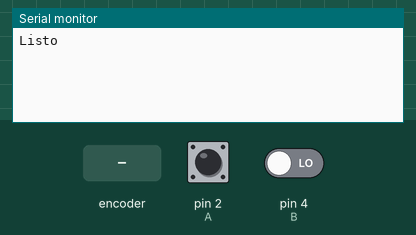
Recording of a sketch running on a simulated Arduino Uno, built with avr-gcc and run on an emulated ATmega328P. Parts: the last lines printed to the serial monitor. The inputs (shaded band) are chosen by the test bench; at power-on: pin 2 (A) HIGH, pin 4 (B) LOW.

Above: at 1.2 s.
1.3 s: rotary encoder on pin 2 (A) / pin 4 (B) turned 1 step (first pin leading)
At 2.6 s:
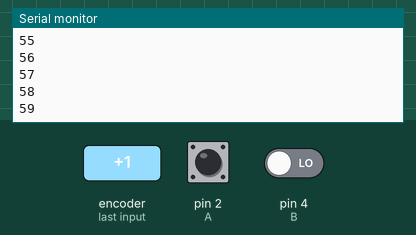
3.0 s: rotary encoder on pin 2 (A) / pin 4 (B) turned 2 steps (second pin leading)
At 3.7 s:
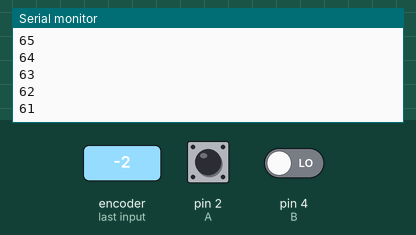
Timing chart, 0 to 6.0 s (numbered marks = the images above; inputs shaded):
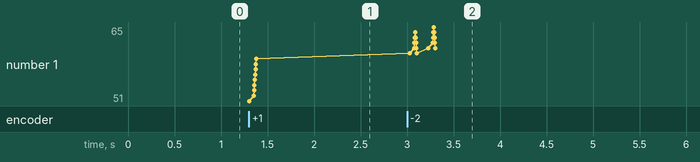

Measured:
- after the input at 1.3 s, the serial monitor: prints a new line at once (image 1)
- after the input at 3.0 s, the serial monitor: prints a new line at once (image 2)
- plotted number 1: 59 → 61 after the input at 3.0 s

The sketch:

CodificadorRotatorio.ino
```cpp
int A = 2;
int B = 4;
int ANTERIOR = 50;

volatile int POSICION = 50;

void setup() {
  pinMode(A, INPUT);
  pinMode(B, INPUT);

  Serial.begin(9600);

  attachInterrupt(digitalPinToInterrupt(A), encoder, LOW);
  Serial.println("Listo");

}

void loop() {
 if(POSICION != ANTERIOR){
  Serial.println(POSICION);
  ANTERIOR=POSICION;
 }

}

void encoder(){
  static unsigned long ultimaInterrupcion = 0;
  unsigned long tiempoInterrupcion=millis();

  if(tiempoInterrupcion - ultimaInterrupcion > 5){
    if(digitalRead(B) == HIGH){
      POSICION--;
    }else{
      POSICION++;
    }
    POSICION = min(100, max(0,POSICION));
    ultimaInterrupcion = tiempoInterrupcion;
  }
}
```
